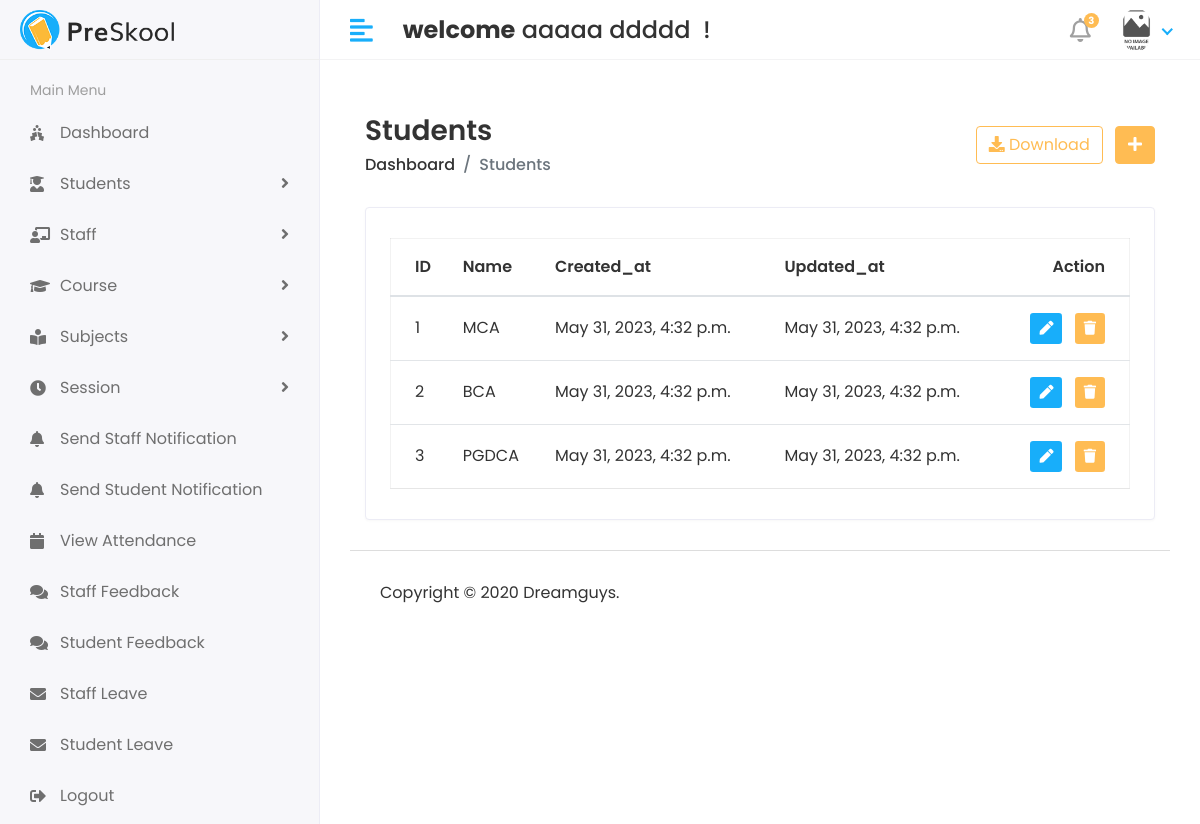
/Hod/course/view (signed in), run on an earlier commit of the app's database.
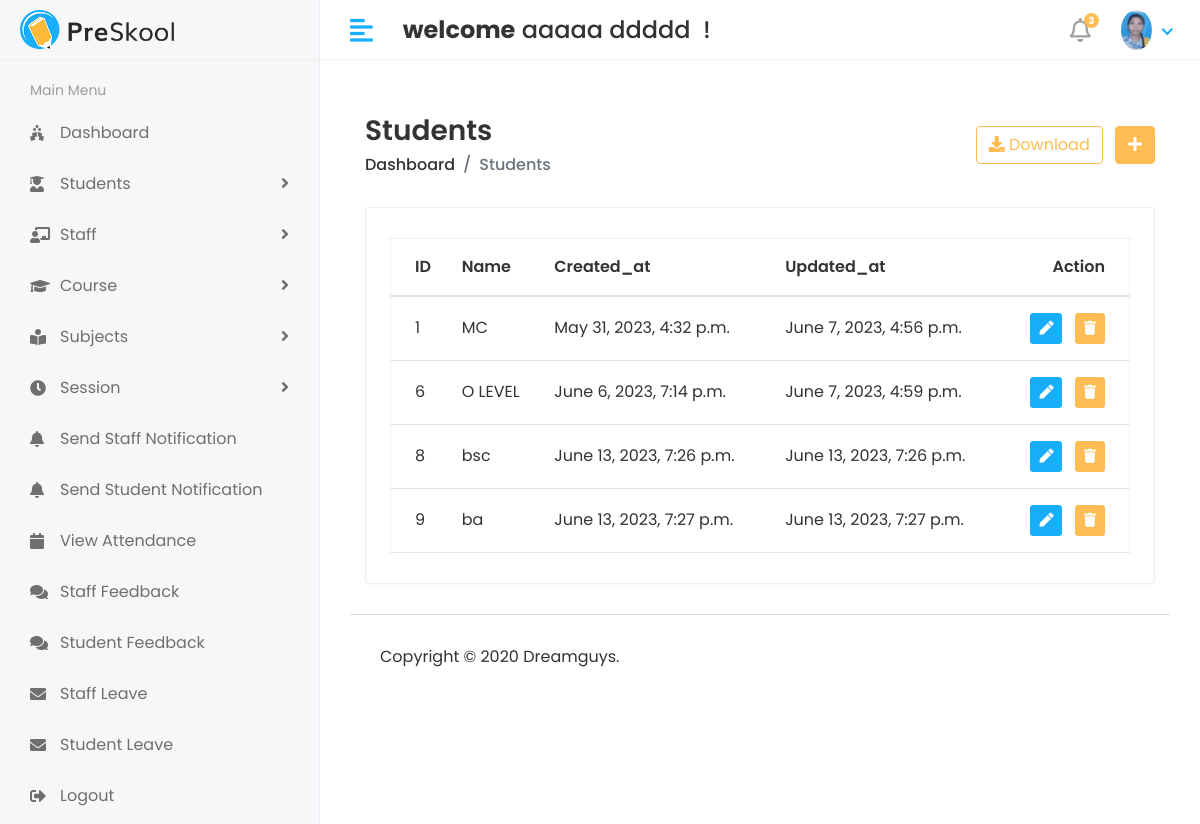
And on a later commit of the database.
### api/models.py (models this page shows, shortened)
class user1(AbstractUser):
    USER = (
        (1, 'HOD'),
        (2, 'STAFF'),
        (3, 'STUDENT'),
    )
    user_type = models.CharField(choices=USER, max_length=50, default=1)
    profile_pic = models.ImageField(upload_to='media/profile_pic')

class Course(models.Model):
    name = models.CharField(max_length=100)
    created_at = models.DateTimeField(auto_now_add=True)
    updated_at = models.DateTimeField(auto_now=True)

### student/Hod_views.py (the view)
# urls.py: path('Hod/course/view', Hod_views.view_course, name='view_course'),
@login_required(login_url='/')
def view_course(request):
    course = Course.objects.all()
    context = {
        'course': course,
    }
    return render(request, 'Hod/view_course.html', context)

### templates/Hod/view_course.html (shortened to what this page needs)
{% extends 'base.html' %}
{% block content %}
            <div class="content container-fluid">
               <div class="page-header">
                  <div class="row align-items-center">
                     <div class="col">
                        <h3 class="page-title">Students</h3>
                        <ul class="breadcrumb">
                           <li class="breadcrumb-item"><a href="index.html">Dashboard</a></li>
                           <li class="breadcrumb-item active">Students</li>
                        </ul>
                     </div>
                     <div class="col-auto text-right float-right ml-auto">
                        <a href="#" class="btn btn-outline-primary mr-2"><i class="fas fa-download"></i> Download</a>
                        <a href="add-student.html" class="btn btn-primary"><i class="fas fa-plus"></i></a>
                     </div>
                  </div>
               </div>
               <div class="row">
                  <div class="col-sm-12">
                     <div class="card card-table">
                        <div class="card-body">
                           <div class="table-responsive">
                              <table  id="table_id" class="table table-hover table-center mb-0 datatable">
                                 <thead>
                                    <tr>
                                       <th>ID</th>
                                       <th>Name</th>
                                       <th>Created_at</th>
                                       <th>Updated_at</th>
                                       <th class="text-right">Action</th>
                                    </tr>
                                 </thead>
                                 <tbody>
                                 {% for i in course %}
                                    <tr>
                                       <td>{{i.id}}</td>
                                        <td>{{i.name}}</td>
                                       <td>{{i.created_at}}</td>
                                       <td>{{i.updated_at}}</td>
                                       <td class="text-right">
                                          <div class="actions">
                                             <a href=" {% url 'edit_course' i.id %}" class="btn btn-sm bg-success-light mr-2">
                                             <i class="fas fa-pen"></i>
                                             </a>
                                             <a href=" {% url 'delete_course' i.id %}" class="btn btn-sm bg-danger-light">
                                             <i class="fas fa-trash"></i>
                                             </a>
                                          </div>
                                       </td>
                                    </tr>
                                    <tr>
                                  {% endfor %}
                                 </tbody>
                              </table>
                           </div>
                        </div>
                     </div>
                  </div>
               </div>
            </div>
{% endblock %}

### templates/base.html (shortened to what this page needs)
<!DOCTYPE html>
<html lang="en">
{% load static %}
   <head>
      <link rel="stylesheet" href="{% static 'assets/plugins/bootstrap/css/bootstrap.min.css' %}">
      <link rel="stylesheet" href="{% static 'assets/plugins/fontawesome/css/fontawesome.min.css' %}">
      <link rel="stylesheet" href="{% static 'assets/plugins/fontawesome/css/all.min.css' %}">
      <link rel="stylesheet" href="{% static 'assets/css/style.css' %}">
       <link rel="stylesheet" href="{% static 'assets/plugins/datatables/datatables.min.css' %}">
   </head>
   <body>
         <div class="main-wrapper">
             {% include 'includes/header.html' %}
             {% include 'includes/sidebar.html' %}
          <div class="page-wrapper">
              <div class="content container-fluid">
            {% block content %}
                 {% endblock %}
              {% include 'includes/footer.html' %}
         </div>
      </div>
         </div>
   </body>
</html>

### templates/includes/header.html (shortened to what this page needs)
{% load static %}
<div class="header">
            <div class="header-left">
               <a href="index.html" class="logo">
               <img src="{% static 'assets/img/logo.png' %}" alt="Logo">
               </a>
            </div>
            <a href="javascript:void(0);" id="toggle_btn">
            <i class="fas fa-align-left"></i>
            </a>
            <div class="top-nav-search mt-3">
               <h4> <strong> welcome</strong>&nbsp;<span>{{user.first_name}} {{ user.last_name }} </span>&nbsp;!</h4>
            </div>
            <ul class="nav user-menu">
               <li class="nav-item dropdown noti-dropdown">
                  <a href="#" class="dropdown-toggle nav-link" data-toggle="dropdown">
                  <i class="far fa-bell"></i> <span class="badge badge-pill">3</span>
                  </a>
               </li>
               <li class="nav-item dropdown has-arrow">
                  <a href="#" class="dropdown-toggle nav-link" data-toggle="dropdown">
                  {% if user.profile_pic == "" %}
                   <span class="user-img"><img class="rounded-circle" src="{% static 'assets/img/img.jpg' %}" width="31" alt="Ryan Taylor"></span>
                  {% else %}
                  <span class="user-img"><img class="rounded-circle" src="/{{user.profile_pic}}" width="31" alt="Ryan Taylor"></span>
                  {% endif %}
                  </a>
               </li>
            </ul>
         </div>

### templates/includes/sidebar.html (shortened to what this page needs)
{% load active_link_tags %}
{% load static %
<div class="sidebar" id="sidebar">
            <div class="sidebar-inner slimscroll">
               <div id="sidebar-menu" class="sidebar-menu">
                  {% if user.user_type == '1' %}
                  <ul>
                     <li class="menu-title">
                        <span>Main Menu</span>
                     </li>
                     <li class="{% active_link 'hod_home' 'active' %}">
                        <a href="{% url 'hod_home' %}"><i class="fas fa-holly-berry"></i> <span>Dashboard</span></a>
                     </li>
                     <li class="submenu {% active_link 'add_student' 'active' %} {% active_link 'view_student' 'active' %}">
                        <a href="#"><i class="fas fa-user-graduate"></i> <span> Students</span> <span class="menu-arrow"></span></a>
                     </li>
                     <li class="submenu  {% active_link 'add_staff' 'active' %} {% active_link 'view_staff' 'active' %}">
                        <a href="#"><i class="fas fa-chalkboard-teacher"></i> <span> Staff</span> <span class="menu-arrow"></span></a>
                     </li>
                     <li class="submenu  {% active_link 'add_course' 'active' %} {% active_link 'view_course' 'active' %} ">
                        <a href="#"><i class="fa fa-graduation-cap"></i> <span> Course</span> <span class="menu-arrow"></span></a>
                     </li>
                     <li class="submenu {% active_link 'add_subject' 'active' %} {% active_link 'view_subject' 'active' %}">
                        <a href="#"><i class="fas fa-book-reader"></i> <span> Subjects</span> <span class="menu-arrow"></span></a>
                     </li>
                     <li class="submenu  {% active_link 'add_session' 'active' %} {% active_link 'view_session' 'active' %}">
                        <a href="#"><i class="fas fa-clock"></i> <span> Session</span> <span class="menu-arrow"></span></a>
                     </li>
                     <li>
                        <a href="{% url 'staff_send_notification' %}"><i class=" fa fa-solid fa-bell"></i> <span>Send Staff Notification </span></a>
                     </li>
                     <li>
                        <a href="holiday.html"><i class="fa fa-solid fa-bell"></i> <span>Send Student Notification</span></a>
                     </li>
                     <li>
                        <a href="holiday.html"><i class="fa fa-calendar"></i> <span>View Attendance</span></a>
                     </li>
                     <li>
                        <a href="holiday.html"><i class="fas fa-comments "></i> <span>Staff Feedback</span></a>
                     </li>
                     <li>
                        <a href="holiday.html"><i class="fas fa-comments "></i> <span>Student Feedback</span></a>
                     </li>
                     <li>
                        <a href="holiday.html"><i class="fas fa-envelope"></i> <span>Staff Leave</span></a>
                     </li>
                     <li>
                        <a href="holiday.html"><i class="fas fa-envelope"></i> <span>Student Leave</span></a>
                     </li>
                     <li>
                        <a href="{% url 'logout' %}"><i class="fas fa-sign-out-alt"></i> <span>Logout</span></a>
                     </li>
                  </ul>
               </div>
            </div>
         </div>

### templates/includes/footer.html
{% load static %}
<footer>
               <p>Copyright © 2020 Dreamguys.</p>
            </footer>

What changed in the data, as far as the page shows it:
removed Course: id "2", name "BCA", created_at "May 31, 2023, 4:32 p.m.", updated_at "May 31, 2023, 4:32 p.m."
removed Course: id "3", name "PGDCA", created_at "May 31, 2023, 4:32 p.m.", updated_at "May 31, 2023, 4:32 p.m."
changed user1 "aaaaa": profile_pic: picture added
changed Course id 1: name "MCA" → "MC"; updated_at "May 31, 2023, 4:32 p.m." → "June 7, 2023, 4:56 p.m."
added Course: id "6", name "O LEVEL", created_at "June 6, 2023, 7:14 p.m.", updated_at "June 7, 2023, 4:59 p.m."
added Course: id "8", name "bsc", created_at "June 13, 2023, 7:26 p.m.", updated_at "June 13, 2023, 7:26 p.m."
added Course: id "9", name "ba", created_at "June 13, 2023, 7:27 p.m.", updated_at "June 13, 2023, 7:27 p.m."
